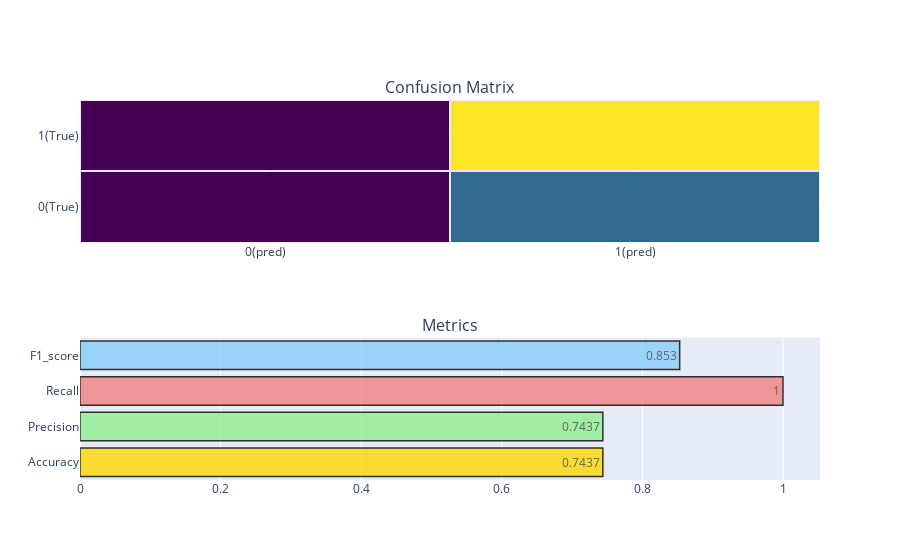

Notebook source saved alongside this figure:
### Markdown cell above
## 模型性能评估

### Code cell
# 模型性能评估
from sklearn.metrics import confusion_matrix
import plotly.offline as py
py.init_notebook_mode(connected=True)
import plotly.graph_objs as go
import plotly.subplots as tls
import plotly.figure_factory as ff

def show_matrics(y_test, y_pred):
    # 计算混淆矩阵
    conf_matrix = confusion_matrix(y_test, y_pred)
    trace1 = go.Heatmap(z = conf_matrix, x = ["0(pred)", "1(pred)"],
                       y = ["0(True)", "1(True)"], xgap = 2, ygap = 2,
                       colorscale = 'Viridis', showscale = False)
    # 根据混淆矩阵，获取对应的参数值
    TP = conf_matrix[1, 1]
    FN = conf_matrix[1, 0]
    FP = conf_matrix[0, 1]
    TN = conf_matrix[0, 0]
    
    # 计算accuracy, precision, recall, f1_score
    accuracy = (TP + TN) / (TP + TN + FP + FN) # 准确率
    precision = TP / (TP + FP) # 精准率
    recall = TP / (TP + FN) # 召回率
    F1_score = 2 * precision * recall / (precision + recall)
    
    # 显示以上四个指标
    show_metrics = pd.DataFrame(data = [[accuracy, precision, recall, F1_score]])
    show_metrics = show_metrics.T
    
    # 可视化显示
    colors = ['gold', 'lightgreen', 'lightcoral', 'lightskyblue']
    trace2 = go.Bar(x = show_metrics[0].values,
                    y = ['Accuracy', 'Precision', 'Recall', 'F1_score'],
                    text = np.round_(show_metrics[0].values, 4),
                    textposition = 'auto',
                    orientation = 'h',
                    opacity = 0.8,
                    marker = dict(color = colors, line = dict(color="#000000", width=1.5)))
    
    fig = tls.make_subplots(rows=2, cols=1, subplot_titles=('Confusion Matrix', 'Metrics'))
    fig.append_trace(trace1, 1, 1)
    fig.append_trace(trace2, 2, 1)
    py.iplot(fig)


show_matrics(y_test.squeeze(), y_pred)

### Figure 1 — Plotly figure (JSON) as saved in the notebook; plotly's stock layout.template omitted (floating-point values rounded to 4 significant figures)
{"data": [{"colorscale": [[0, "#440154"], [0.1111, "#482878"], [0.2222, "#3e4989"], [0.3333, "#31688e"], [0.4444, "#26828e"], [0.5556, "#1f9e89"], [0.6667, "#35b779"], [0.7778, "#6ece58"], [0.8889, "#b5de2b"], [1, "#fde725"]], "showscale": false, "type": "heatmap", "x": ["0(pred)", "1(pred)"], "xaxis": "x", "xgap": 2, "y": ["0(True)", "1(True)"], "yaxis": "y", "ygap": 2, "z": [[0, 133], [0, 386]]}, {"marker": {"color": ["gold", "lightgreen", "lightcoral", "lightskyblue"], "line": {"color": "#000000", "width": 1.5}}, "opacity": 0.8, "orientation": "h", "text": [0.7437, 0.7437, 1, 0.853], "textposition": "auto", "type": "bar", "x": [0.7437, 0.7437, 1, 0.853], "xaxis": "x2", "y": ["Accuracy", "Precision", "Recall", "F1_score"], "yaxis": "y2"}], "layout": {"annotations": [{"font": {"size": 16}, "showarrow": false, "text": "Confusion Matrix", "x": 0.5, "xanchor": "center", "xref": "paper", "y": 1, "yanchor": "bottom", "yref": "paper"}, {"font": {"size": 16}, "showarrow": false, "text": "Metrics", "x": 0.5, "xanchor": "center", "xref": "paper", "y": 0.375, "yanchor": "bottom", "yref": "paper"}], "xaxis": {"anchor": "y", "domain": [0, 1]}, "xaxis2": {"anchor": "y2", "domain": [0, 1]}, "yaxis": {"anchor": "x", "domain": [0.625, 1]}, "yaxis2": {"anchor": "x2", "domain": [0, 0.375]}}}
